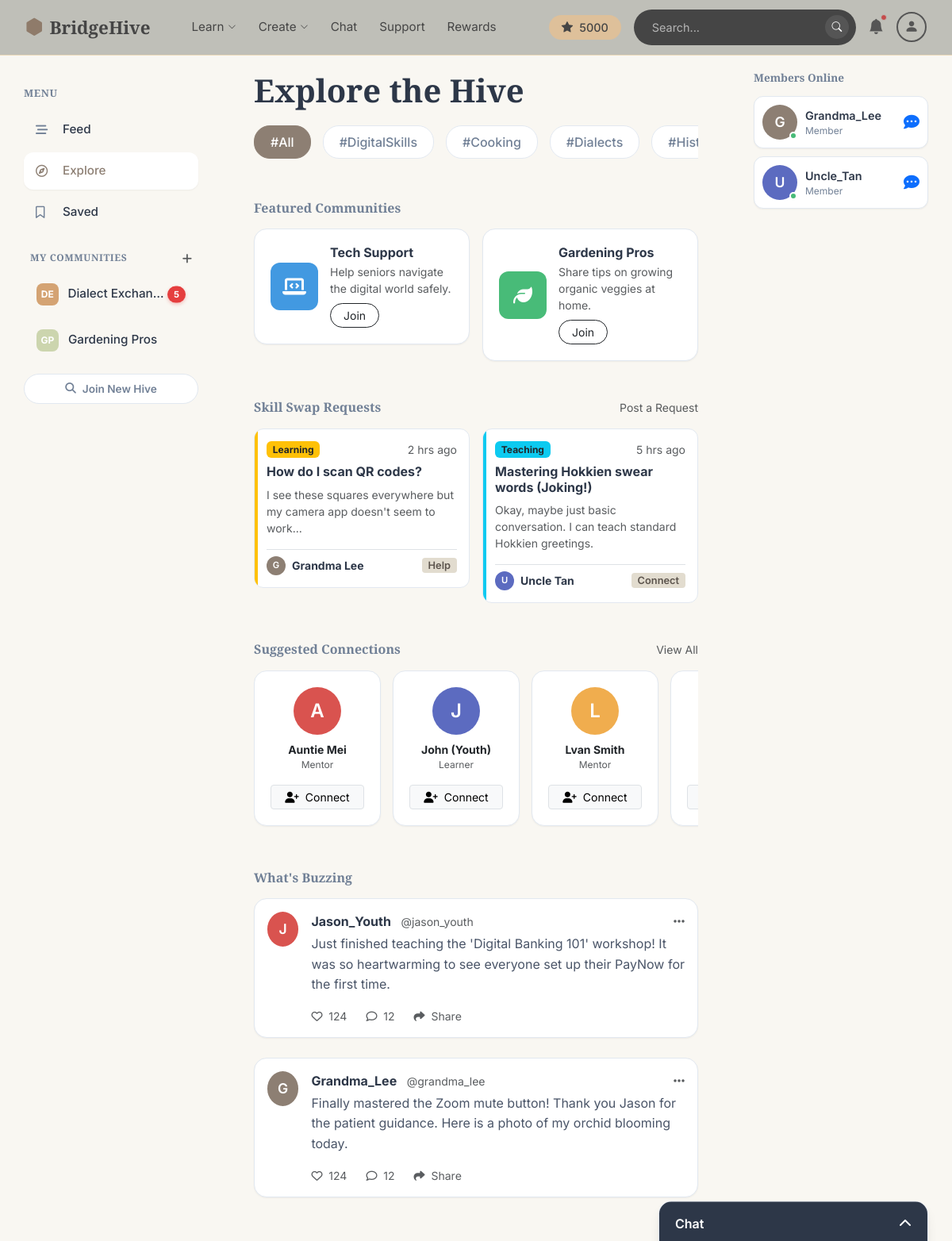
Screenshot of /socialhub/explore with the database file from the repository.
### app.py (models this page shows)
class User(db.Model):
    __tablename__ = 'users'
    id = db.Column(db.Integer, primary_key=True)
    username = db.Column(db.String(100), nullable=False)
    email = db.Column(db.String(100), unique=True, nullable=False)  # Must be unique
    password = db.Column(db.String(100), nullable=False)
    user_type = db.Column(db.String(10), nullable=False)  # 'youth' or 'elder'
    date_joined = db.Column(db.DateTime, default=datetime.utcnow)
    streak_days = db.Column(db.Integer, default=0)  # For gamification on homepage
    hive_points = db.Column(db.Integer, default=5000)  # Points for navbar display and rewards shop
    is_new_user = db.Column(db.Boolean, default=True)  # Shows different welcome message
    profile_pic = db.Column(db.String(200), default='DefaultPFP.png')  # Profile picture filename
    role = db.Column(db.String(50))        # learner, mentor, or both
    age_group = db.Column(db.String(20))   # Age range selected
    tech_comfort = db.Column(db.String(20))  # How comfortable with tech
    learning_interests = db.Column(db.Text)   # Comma-separated interests
    teaching_interests = db.Column(db.Text)   # What they can teach
    settings = db.relationship('UserSettings', backref='user', uselist=False, cascade='all,delete-orphan')
    inventory = db.relationship('UserItem', backref='user', cascade='all,delete-orphan')

### socialhub/models.py (models this page shows)
    class SHPost(db.Model):
        __tablename__ = 'sh_posts'
        id = db.Column(db.Integer, primary_key=True)
        body = db.Column(db.Text, nullable=False)
        timestamp = db.Column(db.DateTime, index=True, default=datetime.utcnow)
        user_id = db.Column(db.Integer, db.ForeignKey('sh_users.id'), nullable=False)
        post_type = db.Column(db.String(50), default='general')
        related_course = db.Column(db.String(100), nullable=True)
        media_type = db.Column(db.String(20))
        media_filename = db.Column(db.String(200))
        comments = db.relationship('SHComment', backref='post', lazy=True, cascade="all, delete-orphan")
        likes = db.relationship('SHLike', backref='post', lazy=True, cascade="all, delete-orphan")

    class SHUser(db.Model):
        __tablename__ = 'sh_users'
        id = db.Column(db.Integer, primary_key=True)
        username = db.Column(db.String(80), nullable=False, unique=True)
        posts = db.relationship('SHPost', backref='author', lazy=True)

### socialhub/routes.py (the view)
@socialhub_bp.route('/explore')
def explore():
    username_param = request.args.get('user')
    currentUser = SHUser.query.filter_by(username=username_param).first() if username_param else SHUser.query.first()
    community_users = SHUser.query.filter(SHUser.username != currentUser.username).all()
    trending_posts = SHPost.query.limit(2).all()
    return render_template('socialhub/explore.html', user=currentUser, community_users=community_users, posts=trending_posts, main_user=get_main_user())

### templates/socialhub/explore.html (shortened to what this page needs)
<!DOCTYPE html>
<html lang="en">
<head>
    <link href="https://cdn.jsdelivr.net/npm/bootstrap@5.3.0/dist/css/bootstrap.min.css" rel="stylesheet">
    <link rel="stylesheet" href="https://cdnjs.cloudflare.com/ajax/libs/font-awesome/6.4.0/css/all.min.css">
    <link rel="stylesheet" href="{{ url_for('socialhub.static', filename='css/socialhub.css') }}">
{% include 'includes/socialhub_navbar_css.html' %}
</head>
<body class="{{ body_classes }}" data-tts-enabled="{{ 'true' if tts_enabled else 'false' }}">
{% include 'includes/socialhub_navbar.html' %}
<div class="app-container">
    <aside class="sidebar-left d-none d-lg-block">
        <h6 class="group-title">Menu</h6>
        <a href="{{ url_for('socialhub.feed', user=user.username) }}" class="nav-link"><i class="fas fa-stream"></i> Feed</a>
        <a href="{{ url_for('socialhub.explore', user=user.username) }}" class="nav-link active"><i class="far fa-compass"></i> Explore</a>
        <a href="{{ url_for('socialhub.saved', user=user.username) }}" class="nav-link"><i class="far fa-bookmark"></i> Saved</a>
        <div class="d-flex align-items-center justify-content-between mt-4 mb-2 px-2">
            <h6 class="group-title mb-0 mt-0" style="font-size: 0.75rem;">MY COMMUNITIES</h6>
            <a href="{{ url_for('socialhub.explore', user=user.username) }}" class="text-muted small text-decoration-none hover-dark">
                <i class="fas fa-plus"></i>
            </a>
        </div>
        <a href="{{ url_for('socialhub.community', name='Dialect Exchange', user=user.username) }}"
        class="nav-link community-item mb-1 {{ 'active-community' if community and community.name == 'Dialect Exchange' else '' }}" {% if community and community.name == 'Dialect Exchange' %}style="background-color: #A67C52;"{% endif %}>
            <span class="hive-icon" style="background:#D4A373;">DE</span>
            <span class="text-truncate">Dialect Exchange</span>
            {% if not (community and community.name == 'Dialect Exchange') %}
            <span class="community-badge">5</span>
            {% endif %}
        </a>
        <a href="{{ url_for('socialhub.community', name='Gardening Pros', user=user.username) }}"
        class="nav-link community-item mb-1 {{ 'active-community' if community and community.name == 'Gardening Pros' else '' }}" {% if community and community.name == 'Gardening Pros' %}style="background-color: #7A8B62;"{% endif %}>
            <span class="hive-icon" style="background:#CCD5AE;">GP</span>
            <span class="text-truncate">Gardening Pros</span>
        </a>
        <a href="{{ url_for('socialhub.explore', user=user.username) }}" class="btn-join-sleek">
            <i class="fas fa-search me-2"></i> Join New Hive
        </a>
    </aside>
    <main class="feed-content">
        <h1 style="font-family: 'Playfair Display', serif; font-weight: 700; color: #2D3748; margin-bottom: 20px;">Explore the Hive</h1>
        <div class="scroll-row mb-5">
            <div class="topic-pill active">#All</div>
            <div class="topic-pill">#DigitalSkills</div>
            <div class="topic-pill">#Cooking</div>
            <div class="topic-pill">#Dialects</div>
            <div class="topic-pill">#History</div>
        </div>
        <h5 class="widget-title mb-3 fs-6">Featured Communities</h5>
        <div class="row g-3 mb-5">
            <div class="col-md-6">
                <div class="community-card">
                    <div class="com-icon-box" style="background-color: #4299E1;"><i class="fas fa-laptop-code"></i></div>
                    <div>
                        <h6 class="fw-bold mb-1">Tech Support</h6>
                        <p class="small text-muted mb-2">Help seniors navigate the digital world safely.</p>
                        <button class="btn btn-sm btn-outline-dark rounded-pill px-3">Join</button>
                    </div>
                </div>
            </div>
            <div class="col-md-6">
                <div class="community-card">
                    <div class="com-icon-box" style="background-color: #48BB78;"><i class="fas fa-leaf"></i></div>
                    <div>
                        <h6 class="fw-bold mb-1">Gardening Pros</h6>
                        <p class="small text-muted mb-2">Share tips on growing organic veggies at home.</p>
                        <button class="btn btn-sm btn-outline-dark rounded-pill px-3">Join</button>
                    </div>
                </div>
            </div>
        </div>
        <div class="d-flex align-items-center justify-content-between mb-3 mt-5">
            <h5 class="widget-title mb-0 fs-6">Skill Swap Requests</h5>
            <a href="#" class="small text-muted text-decoration-none">Post a Request</a>
        </div>
        <div class="row g-3 mb-5">
            <div class="col-md-6">
                <div class="request-card">
                    <div class="d-flex justify-content-between mb-2">
                        <span class="badge bg-warning text-dark">Learning</span>
                        <small class="text-muted">2 hrs ago</small>
                    </div>
                    <h6 class="fw-bold">How do I scan QR codes?</h6>
                    <p class="small text-muted mb-3">I see these squares everywhere but my camera app doesn't seem to work...</p>
                    <div class="d-flex align-items-center border-top pt-2">
                        <div class="avatar-circle xsmall me-2" style="background:#8D7F73; width:24px; height:24px; font-size:0.7rem;">G</div>
                        <small class="fw-bold me-auto">Grandma Lee</small>
                        <button class="btn btn-sm btn-brown-soft py-0" style="font-size: 0.8rem;">Help</button>
                    </div>
                </div>
            </div>
            <div class="col-md-6">
                <div class="request-card">
                    <div class="d-flex justify-content-between mb-2">
                        <span class="badge bg-info text-dark">Teaching</span>
                        <small class="text-muted">5 hrs ago</small>
                    </div>
                    <h6 class="fw-bold">Mastering Hokkien swear words (Joking!)</h6>
                    <p class="small text-muted mb-3">Okay, maybe just basic conversation. I can teach standard Hokkien greetings.</p>
                    <div class="d-flex align-items-center border-top pt-2">
                        <div class="avatar-circle xsmall me-2" style="background:#5C6BC0; width:24px; height:24px; font-size:0.7rem;">U</div>
                        <small class="fw-bold me-auto">Uncle Tan</small>
                        <button class="btn btn-sm btn-brown-soft py-0" style="font-size: 0.8rem;">Connect</button>
                    </div>
                </div>
            </div>
        </div>
        <div class="d-flex align-items-center justify-content-between mb-3">
            <h5 class="widget-title mb-0 fs-6">Suggested Connections</h5>
            <a href="#" class="small text-muted text-decoration-none">View All</a>
        </div>
        <div class="scroll-row mb-5 pb-2">
            <div class="connection-card">
                <div class="avatar-circle mb-2" style="width: 60px; height: 60px; font-size: 24px; background-color: #D9534F;">A</div>
                <div class="fw-bold text-dark small">Auntie Mei</div>
                <div class="small text-muted mb-3" style="font-size: 0.75rem;">Mentor</div>
                <button class="btn btn-sm btn-light w-100 border"><i class="fas fa-user-plus me-1"></i> Connect</button>
            </div>
            <div class="connection-card">
                <div class="avatar-circle mb-2" style="width: 60px; height: 60px; font-size: 24px; background-color: #5C6BC0;">J</div>
                <div class="fw-bold text-dark small">John (Youth)</div>
                <div class="small text-muted mb-3" style="font-size: 0.75rem;">Learner</div>
                <button class="btn btn-sm btn-light w-100 border"><i class="fas fa-user-plus me-1"></i> Connect</button>
            </div>
            <div class="connection-card">
                <div class="avatar-circle mb-2" style="width: 60px; height: 60px; font-size: 24px; background-color: #F0AD4E;">L</div>
                <div class="fw-bold text-dark small">Lvan Smith</div>
                <div class="small text-muted mb-3" style="font-size: 0.75rem;">Mentor</div>
                <button class="btn btn-sm btn-light w-100 border"><i class="fas fa-user-plus me-1"></i> Connect</button>
            </div>
             <div class="connection-card">
                <button class="btn btn-sm btn-light w-100 border"> Connect</button>
            </div>
        </div>
        <h5 class="widget-title mb-3 fs-6">What's Buzzing</h5>
        {% for post in posts %}
        <div class="post-card p-3">
            <div class="d-flex w-100">
                <div class="avatar-circle me-3" style="background:{{ '#8D7F73' if 'Grandma' in post.author.username else '#D9534F' }};">
                    {{ post.author.username[0] }}
                </div>
                <div class="w-100">
                    <div class="d-flex align-items-baseline justify-content-between">
                        <div>
                            <span class="author-name">{{ post.author.username }}</span>
                            <span class="text-muted ms-2 small">@{{ post.author.username|lower }}</span>
                        </div>
                        <i class="fas fa-ellipsis-h text-muted"></i>
                    </div>
                    <div class="post-text mt-1">{{ post.body }}</div>
                    <div class="d-flex gap-4 mt-3 text-muted small">
                        <span><i class="far fa-heart me-1"></i> 124</span>
                        <span><i class="far fa-comment me-1"></i> 12</span>
                        <span><i class="fas fa-share me-1"></i> Share</span>
                    </div>
                </div>
            </div>
        </div>
        {% endfor %}
    </main>
    <aside class="sidebar-right d-none d-xl-block">
        <h6 class="widget-title">Members Online</h6>
        <div class="member-list">
            {% for community_user in community_users %}
            <div class="member-item position-relative">
                <div class="avatar-circle small position-relative" style="background:{{ '#8D7F73' if 'Grandma' in community_user.username else '#5C6BC0' if 'Uncle' in community_user.username else '#D9534F' }};">
                    {{ community_user.username[0] }}
                    <div class="status-dot"></div>
                </div>
                <div class="member-details">
                    <div class="name">{{ community_user.username }}</div>
                    <div class="role">Member</div>
                </div>
                <i class="fas fa-comment-dots ms-auto text-primary cursor-pointer fs-5"
                onclick="openChat('{{ community_user.username }}')"></i>
            </div>
            {% endfor %}
        </div>
    </aside>
</div>
<div class="chat-widget collapsed" id="chatWidget">
    <div class="chat-widget-header" onclick="document.getElementById('chatWidget').classList.toggle('collapsed')">
        <div class="d-flex align-items-center"><span id="chatHeaderName">Chat</span></div><i class="fas fa-chevron-up"></i>
    </div>
</div>
</body>
</html>

### templates/includes/socialhub_navbar.html (shortened to what this page needs)
<nav class="navbar-new">
    <a href="{{ url_for('both_homepage') }}" class="navbar-new-brand">
        <i class="bi bi-hexagon-fill" style="color: #8F7B6A;"></i>
        <span>BridgeHive</span>
    </a>
    <div class="navbar-new-links">
        <div class="navbar-new-dropdown">
            <span class="navbar-new-link">Learn <i class="bi bi-chevron-down" style="font-size: 0.65rem;"></i></span>
        </div>
        <div class="navbar-new-dropdown">
            <span class="navbar-new-link">Create <i class="bi bi-chevron-down" style="font-size: 0.65rem;"></i></span>
        </div>
        <a href="/socialhub/" class="navbar-new-link">Chat</a>
        <a href="{{ url_for('support') }}" class="navbar-new-link">Support</a>
        <a href="{{ url_for('rewards') }}" class="navbar-new-link">Rewards</a>
    </div>
    <div class="navbar-new-right">
        <div class="navbar-new-points">
            <i class="bi bi-star-fill"></i> {{ (main_user.hive_points if main_user else navbar_user.hive_points if navbar_user else 0)|default(0) }}
        </div>
        <div class="navbar-new-searchbar">
            <input type="text" placeholder="Search..." readonly>
            <button type="button"><i class="bi bi-search"></i></button>
        </div>
        <div class="navbar-new-bell">
            <i class="bi bi-bell-fill"></i>
            <span class="navbar-new-bell-dot"></span>
        </div>
        <div class="navbar-new-profile-wrap">
            <div class="navbar-new-profile-circle">
                <i class="bi bi-person-fill"></i>
            </div>
        </div>
    </div>
</nav>

### rows the page displays
User: hive_points "5000"
SHPost: author "J", author.username "Jason_Youth", author.username "jason_youth", body "Just finished teaching the 'Digital Banking 101' workshop! It was so heartwarming to see everyone set up their PayNow for the first time."
SHPost: author "G", author.username "Grandma_Lee", author.username "grandma_lee", body "Finally mastered the Zoom mute button! Thank you Jason for the patient guidance. Here is a photo of my orchid blooming today."
SHUser: username "G", username "Grandma_Lee"
SHUser: username "U", username "Uncle_Tan"
